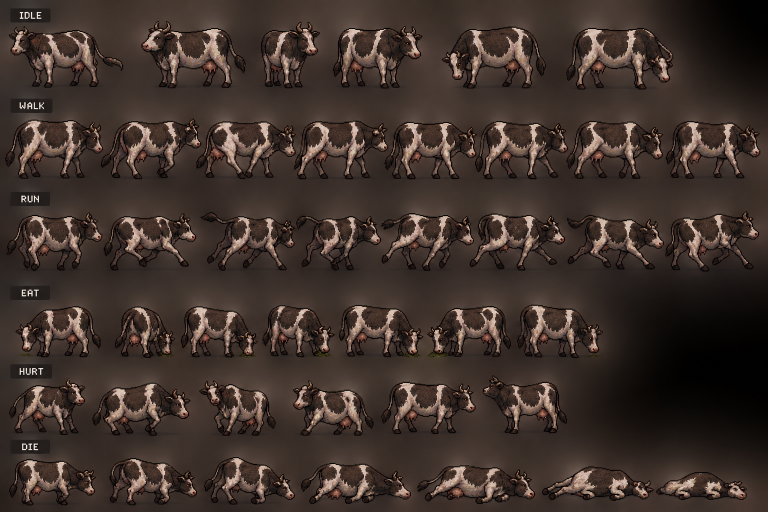
#> input picture assets/cow/cow_animation_atlas.webp, 1536 x 1024 px (shown at 1/2 size)
$ python -i source_grid.py   (imports and definitions only)
#> lines starting #> are read from the running program, lines starting #| are printed output that depends on the picture
# Renders an atlas pose on the page's 104 x 54 cell grid, to trace cloak outlines (KCLOAK) by hand.
# Needs the knight sheet (sheet3.b64 from tools/build_knight_sheet.py).  usage: python3 source_grid.py 0 1 2 ...
import sys, base64, io
from PIL import Image, ImageDraw
# [1 line not run here, left out]
KWB=[0,7,0,0,0,0,2,5]
keep=list(range(8))+[8+d*8+KWB[d] for d in range(8)]+list(range(72,149))
TW,TH=144,112
cw,ch=9,13
def render(i):
    o=keep[i]; c,r=o%8,o//8
    t=sheet.crop((c*TW,r*TH,c*TW+TW,r*TH+TH)).resize((104*cw,54*ch),Image.BICUBIC)
    bg=Image.new('RGBA',t.size,(0,0,0,255)); bg.alpha_composite(t)
    im=Image.new('RGB',(104*cw+30,54*ch+20),(0,0,0)); im.paste(bg.convert('RGB'),(30,20))
    d=ImageDraw.Draw(im)
    for x in range(0,104,4):
        d.line((30+x*cw,20,30+x*cw,20+54*ch),fill=(150,40,40) if x%20==0 else (70,20,20))
        if x%8==0:d.text((30+x*cw,4),str(x),fill=(255,90,90))
    for y in range(0,54,2):
        d.line((30,20+y*ch,30+104*cw,20+y*ch),fill=(50,50,170) if y%10==0 else (20,20,60))
        if y%4==0: d.text((2,20+y*ch),str(y),fill=(120,140,255))
    # crop to figure
    return im.crop((0,0,30+90*cw,20+54*ch)) if True else im
# [2 lines not run here, left out]

>>> import cv2
>>> picture = cv2.imread('../../assets/cow/cow_animation_atlas.webp', cv2.IMREAD_GRAYSCALE)
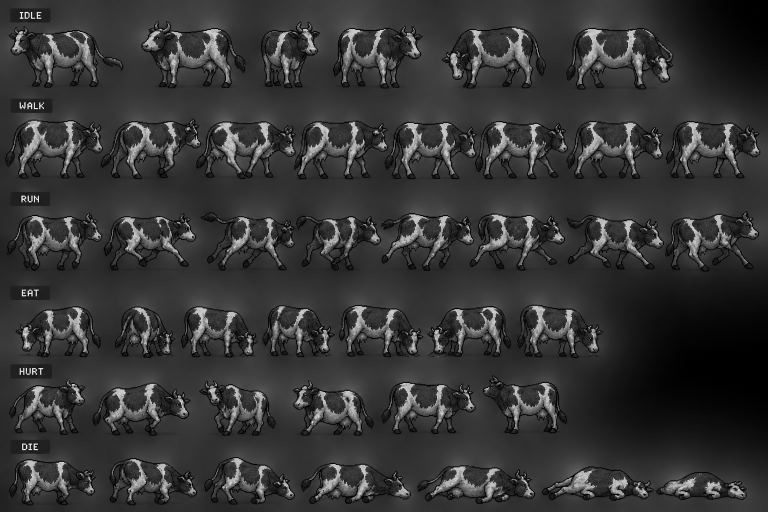
#> picture: shape (1024, 1536) (shown at 1/2 size); min 0, max 255, mean 53.9
#> (the run stopped early here; a loop or call above may not have finished)
